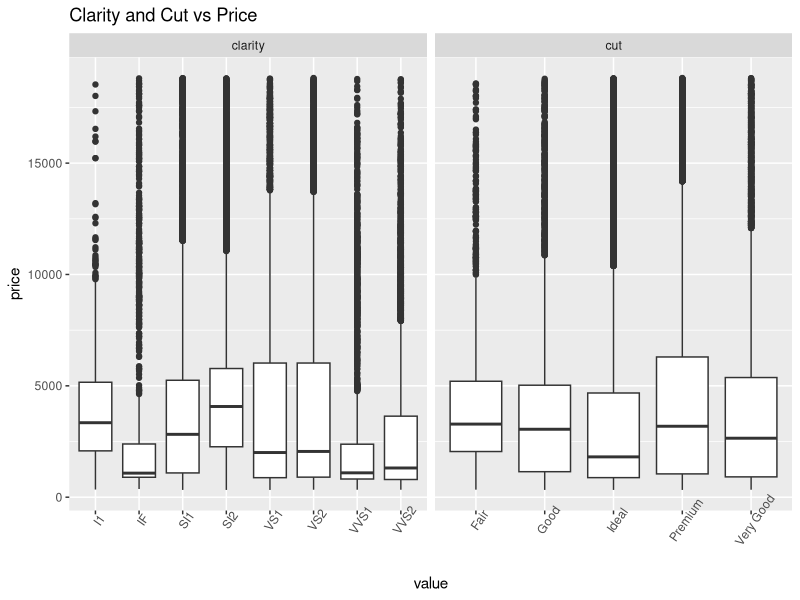
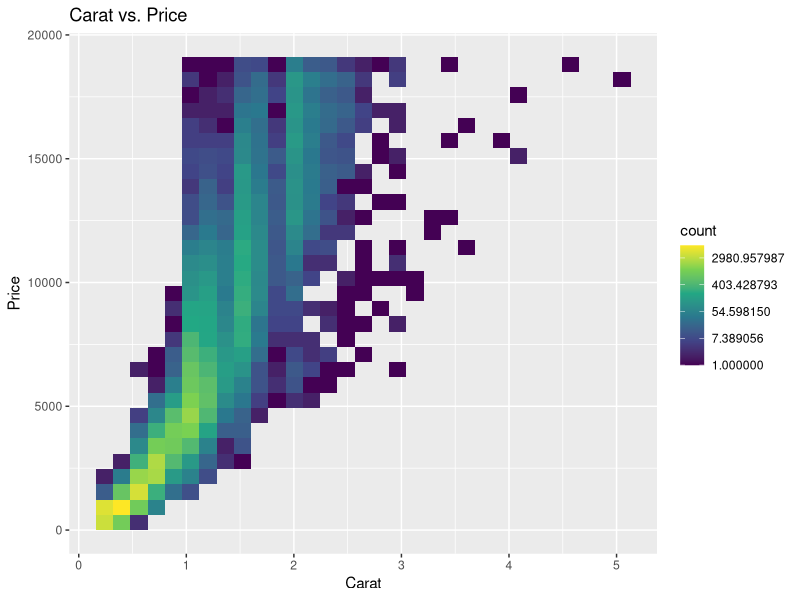
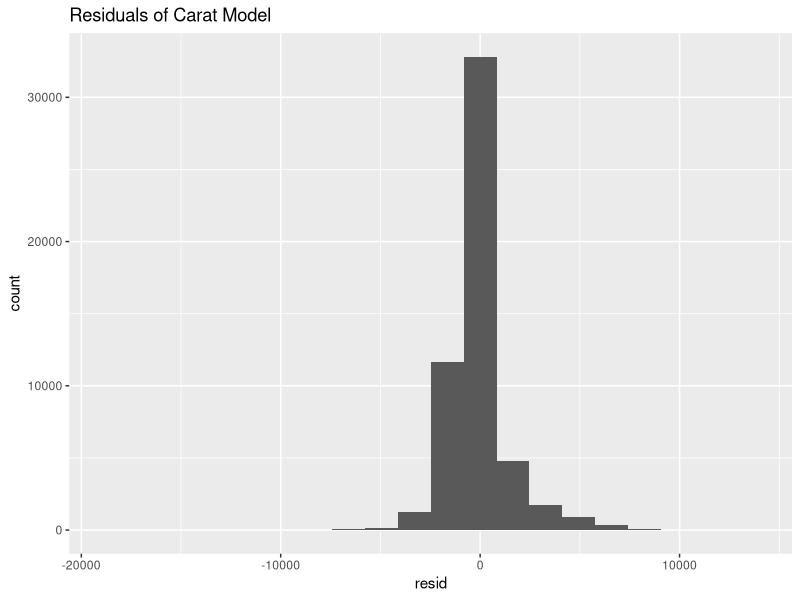
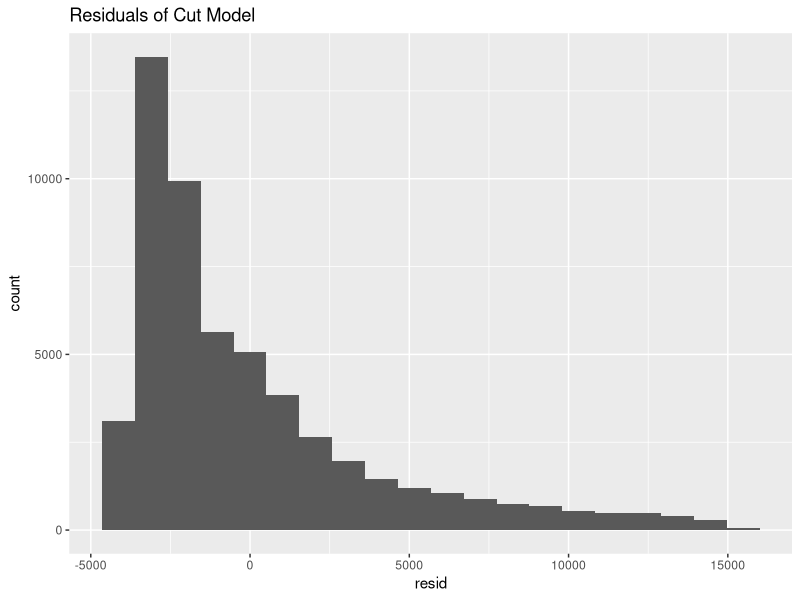
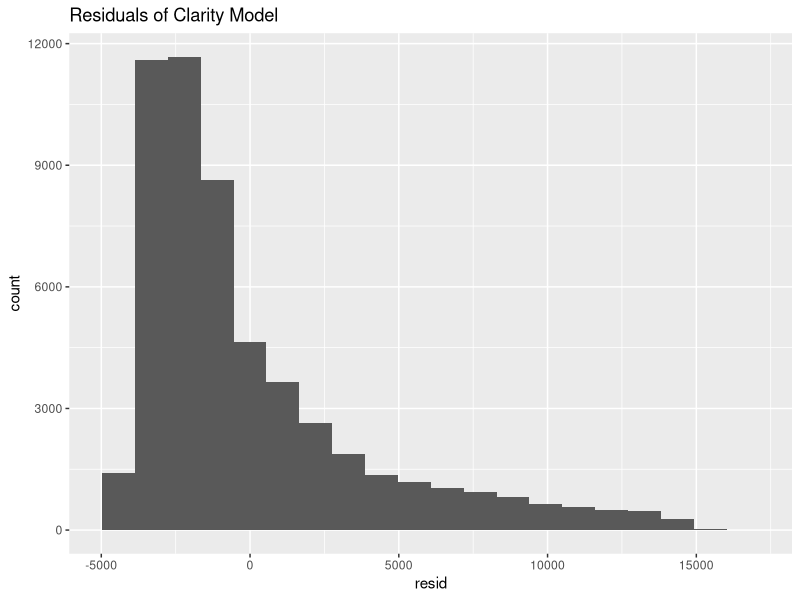

Source code (R) for these figures, in order: (Note: this script raises an error after producing the figures.)
## ---- chunk 1
library(readr)
diamond_df <- read_csv("data/diamonds.csv")
## ---- chunk 2
library(tidyverse)
diamond_1 <- diamonds %>%
  select(carat, cut, clarity, price) %>%
  mutate(
    cut = as.character(cut),
    clarity = as.character(clarity)
  )
## ---- chunk 3
library(broom)
library(tidyverse)
library(modelr)
Diamond_model_a <- lm(price ~ carat, data = diamond_1)
Diamond_model_a %>%
  glance()

Diamond_model_u <- lm(price ~ cut, data = diamond_1)
Diamond_model_u %>%
  glance()

Diamond_model_y <- lm(price ~ clarity, data = diamond_1)
Diamond_model_y %>%
  glance()

diamond_ma_df <- diamonds %>%
  add_predictions(Diamond_model_a) %>%
  add_residuals(Diamond_model_a)
diamond_mu_df <- diamonds %>%
  add_predictions(Diamond_model_u) %>%
  add_residuals(Diamond_model_u)
diamond_my_df <- diamonds %>%
  add_predictions(Diamond_model_y) %>%
  add_residuals(Diamond_model_y)
## ---- chunk 4
diamond_1 %>%
  pivot_longer(cols = cut:clarity,
               names_to = "measurement",
               values_to = "value") %>%
  ggplot() +
  geom_boxplot(aes(x = value, y = price)) +
  facet_wrap(~ measurement, scales = "free_x") +
  labs(title = "Clarity and Cut vs Price") +
  theme(axis.text.x = element_text(angle = 55))
## ---- chunk 5
diamond_1 %>%
  ggplot() +
  geom_bin2d(aes(x = carat, y = price)) +
  labs(
    title = "Carat vs. Price",
    x = "Carat",
    y = "Price"
  ) + 
scale_fill_viridis_c(trans = "log")
## ---- chunk 6
diamond_ma_df %>%
  ggplot()+
  geom_histogram(mapping = aes(x = resid), bins = 20) +
  labs(title = "Residuals of Carat Model")
diamond_mu_df %>%
  ggplot()+
  geom_histogram(mapping = aes(x = resid), bins = 20) +
  labs(title = "Residuals of Cut Model")
diamond_my_df %>%
  ggplot()+
  geom_histogram(mapping = aes(x = resid), bins = 20) +
  labs(title = "Residuals of Clarity Model")
## ---- chunk 7
sessionInfo()
suppressPackageStartupMessages(library(tidyverse))
suppressPackageStartupMessages(library(broom))
suppressPackageStartupMessages(library(modelr))
diamonds <- readr::read_csv("data/sample_data.csv")
## ---- chunk 8
diamond_1 <- diamonds %>%
  select(carat, cut, clarity, price)
## ---- chunk 9
diamond_1 %>%
  pivot_longer(cols = cut:clarity,
               names_to = "measurement",
               values_to = "value") %>%
  ggplot() +
    geom_bin2d(aes(x = value, y = price)) +
    scale_fill_viridis_c(trans = "log") +
    facet_wrap(~ measurement, scales = "free_x")
## ---- chunk 10

diamond_1 %>%
  ggplot() +
  geom_bin2d(aes(x = carat, y = price)) +
  labs(
    title = "Carat vs. Price",
    x = "Carat",
    y = "Price"
  ) + 
scale_fill_viridis_c(trans = "log")
## ---- chunk 11
Diamond_model_a <- lm(price ~ carat, data = diamond_1)
## ---- chunk 12
Diamond_model_a %>%
  tidy()
## ---- chunk 13
Diamond_model_a %>%
  glance()
## ---- chunk 14
Diamond_model_u <- lm(price ~ cut, data = diamond_1)
## ---- chunk 15
Diamond_model_u %>%
  tidy()
## ---- chunk 16
Diamond_model_u %>%
  glance()
## ---- chunk 17
Diamond_model_y <- lm(price ~ clarity, data = diamond_1)
## ---- chunk 18
Diamond_model_y %>%
  tidy()
## ---- chunk 19
Diamond_model_y %>%
  glance()
## ---- chunk 20
diamond_ma_df <- diamonds %>%
  add_predictions(Diamond_model_a) %>%
  add_residuals(Diamond_model_a)
## ---- chunk 21
diamond_ma_df
## ---- chunk 22
ggplot(diamond_ma_df) +
  geom_bin2d(aes(x = price, y = carat)) +
  labs(
    title = "Carat vs. Price",
    x = "Price",
    y = "Carat"
  ) + 
scale_fill_viridis_c(trans = "log") +
  geom_abline(slope = Diamond_model_a$coefficients[2], intercept = Diamond_model_a$coefficients[1])
## ---- chunk 23
diamond_mu_df <- diamonds %>%
  add_predictions(Diamond_model_u) %>%
  add_residuals(Diamond_model_u)
## ---- chunk 24
diamond_mu_df
## ---- chunk 25
ggplot(diamond_mu_df) +
  geom_point(mapping = aes(x = price, y = cut)) +
  geom_abline(slope = Diamond_model_u$coefficients[2], intercept = Diamond_model_u$coefficients[1])
## ---- chunk 26
diamond_my_df <- diamonds %>%
  add_predictions(Diamond_model_y) %>%
  add_residuals(Diamond_model_y)
## ---- chunk 27
diamond_my_df
## ---- chunk 28
ggplot(diamond_my_df) +
  geom_point(mapping = aes(x = price, y = clarity)) +
  geom_abline(slope = Diamond_model_y$coefficients[2], intercept = Diamond_model_y$coefficients[1])
## ---- chunk 29
diamond_ma_df %>%
  ggplot()+
  geom_histogram(mapping = aes(x = resid), bins = 20) +
  labs(title = "Residuals of Model A")
## ---- chunk 30
diamond_mu_df %>%
  ggplot()+
  geom_histogram(mapping = aes(x = resid), bins = 20) +
  labs(title = "Residuals of Model U")
## ---- chunk 31
diamond_my_df %>%
  ggplot()+
  geom_histogram(mapping = aes(x = resid), bins = 20) +
  labs(title = "Residuals of Model Y")
